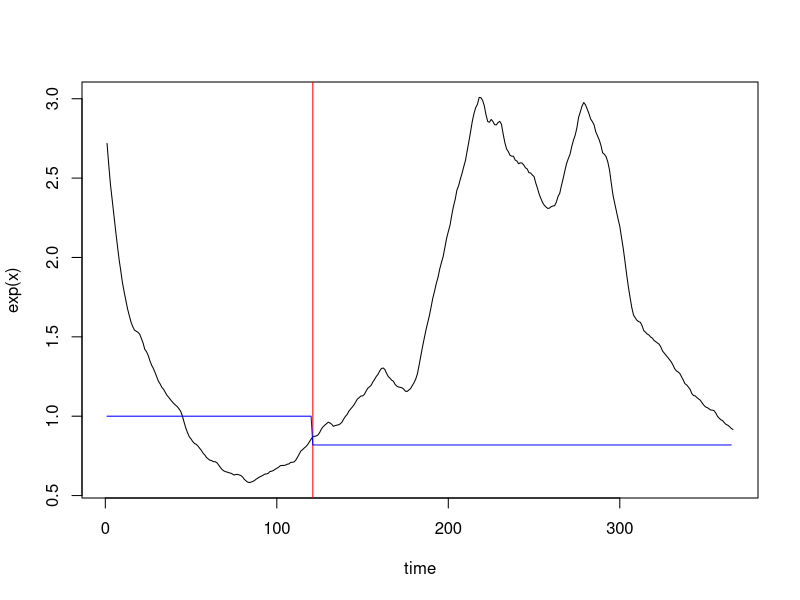
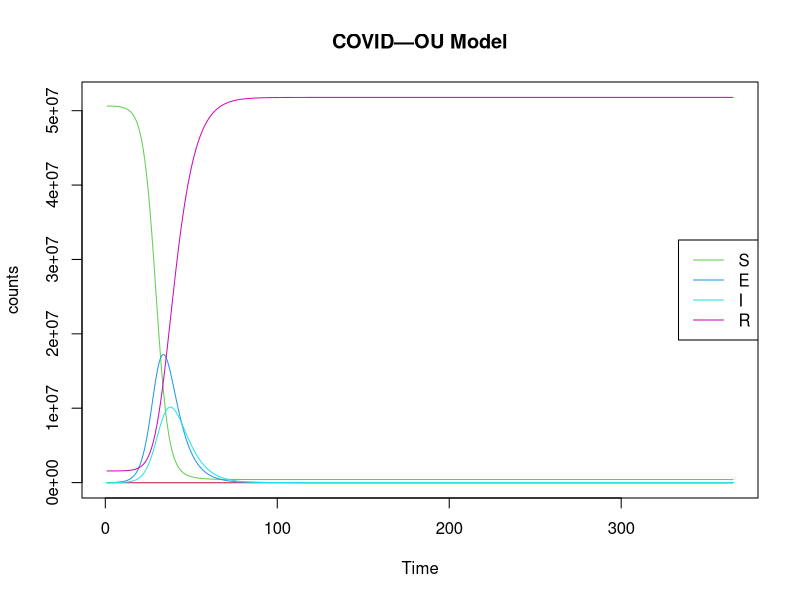
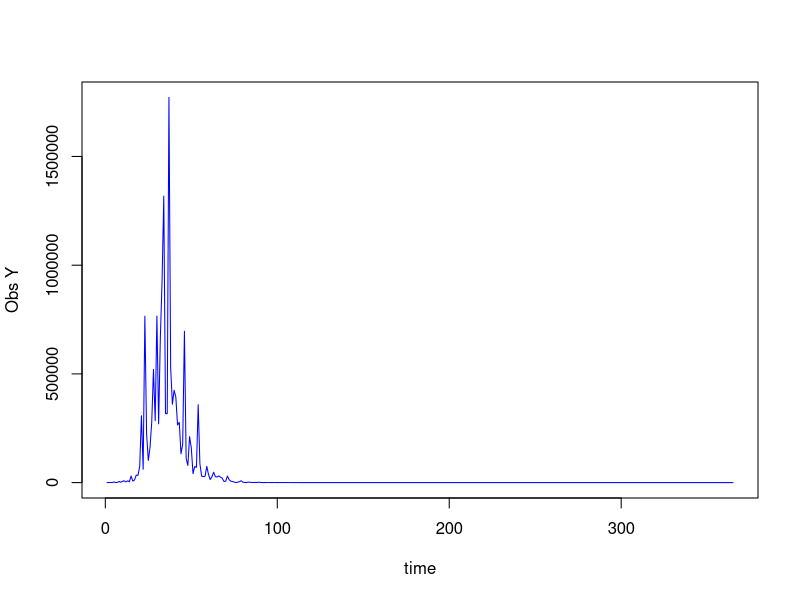

These charts were generated, in order, by the following R code:
rm(list=ls())
require(deSolve)
set.seed(34)   #random seed 32 34 36 37 38 39
times <- 1:365
N=52196381
#Simulate a Brownian Motion Path
e <- rnorm(n = length(times) - 1, sd = sqrt(0.01))
e <- c(0, cumsum(e))

mu<-vector(length=365) 
for (t in 1:365) {
  if (t <= 120){
    mu[t]=-0.02      }                    #No lock-down policy
  else {mu[t]=-0.2-0.02 }                 #Lock-down policy
}
mu<-ts(mu)


#Simulate an O-U Process
ornstein_uhlenbeck <- function(n,theta,sigma,x0){
  dt  <- 1
  x<-vector(length=366)
  for (i in 1:(n+1)) {
    if (i==1){x[i]=x0}
    else{
      x[i]  <-  x[i-1] + theta*(mu[i-1]-x[i-1])*dt + sigma*e[i-1]}
  }
  return(x);
}

x<- ornstein_uhlenbeck(365,0.05,sqrt(0.004),1)
plot(exp(x),type='l',xlab="time")
abline(v=121, col="red")
lines(exp(mu+0.02),col="blue")
write.csv(x,"covidintex1.csv")
#Main ODE Model
COVID_OU <- function(time, current_state, params){
  
  with(as.list(c(current_state, params)),{
    
    N <- S+E+I+R
    dt <- 1
    dS <- -exp(x[t+1])*S*I/N
    dE <- exp(x[t+1])*S*I/N - E/k
    dI <- E/k-I*(1/gamma+0.0087)
    dR <- I/gamma+0.0087*I

    return(list(c( dt, dS, dE, dI, dR)))
  })
}
params <- c(k=7, gamma=5)   #Trial: k=5 & gamma=5; k=7 & gamma=5

#library('truncnorm')
# R0 <- rtruncnorm(1, a=0, b=1, mean = 0.15, sd = 0.15)
# E0 <-runif(1,-16, -9)
# I0 <-runif(1,-16, -9)
# #x <-runif(1, -5,2)
# S <- N
# R <- R0*S
# S <- S - R
# 
# E <- exp(E0 + log(S))
# S <- S - E
# I <- exp(I0 + log(S))
# S <- S - I

R0 <-0.03
S <- N
R <- S*R0
S <- S - R

E0 <- -15
E <- exp(E0 + log(S))
S <- S - E

I0 <- -10
I <- exp(I0 + log(S))
S <- S - I
initial_state<- c(t=1, S=S, E=E, I=I, R=R)
#initial_state <- c(t=1,S=52196380, E=1, I=0, R=0)
model3 <- ode(initial_state, times, COVID_OU, params)

summary(model3)

matplot(model3, type="l", lty=1, main="COVID—OU Model",ylab="counts", xlab="Time")
legend <- colnames(model3)[3:6]
legend("right", legend=legend, col=3:6, lty = 1)
Z1 <-model3[,4]/7

tau1 <- 0.8#runif(1,0,1)
Y1 <-vector(length = 365)
for (i in 1:365){
  #Y1[i]<- rlnorm(1,log(Z1[i,]/5),tau1)
  Y1[i]<- rlnorm(1,log(Z1[i]/5),tau1)
}
plot(Y1,type='l',ylab="Obs Y",xlab="time",col="blue")
write.csv(Y1,"covidinterY1.csv")
write.csv(model3,"simcovidinter1.csv")
